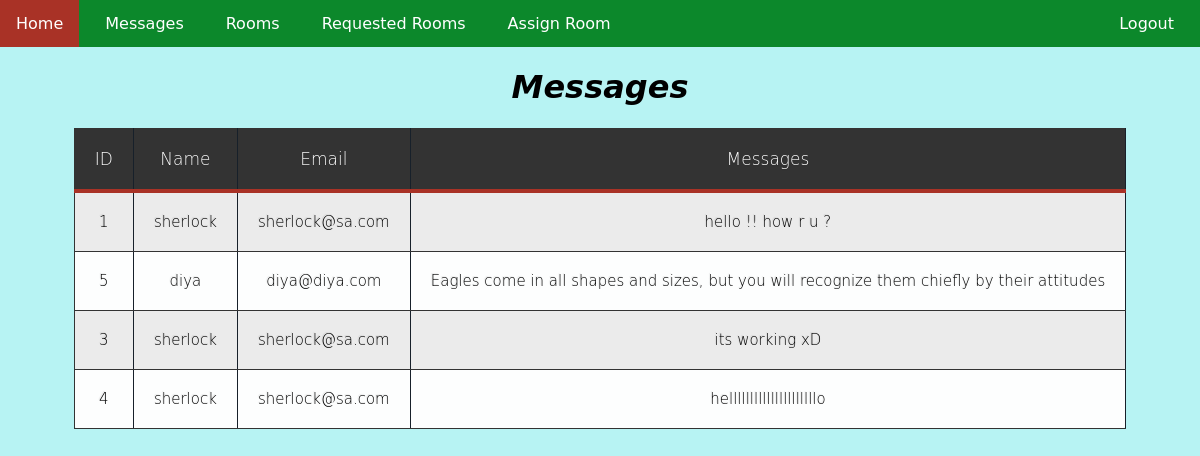
/msg.php, run on the app's committed database.
### tables this page shows
CREATE TABLE `message` (
  `coid` int(6) NOT NULL,
  `name` varchar(225) NOT NULL,
  `email` varchar(225) NOT NULL,
  `message` varchar(225) NOT NULL
);

### msg.php (the view, shortened to what this page needs)
<!DOCTYPE html>
<html lang="en">
<head>
   <link rel="stylesheet" href="style.css">
   <link rel="stylesheet" href="//netdna.bootstrapcdn.com/font-awesome/4.2.0/css/font-awesome.min.css">
</head>
<body>
   <header>
      <div class="navbar">
         <nav>
            <ul>
               <li id="title"><a href="Login.php">Logout</a></li>
               <li><a href="index.php"> Home </a></li>
               <li><a href="msg.php"> Messages </a></li>
               <li><a href="mroomview.php"> Rooms </a></li>
               <li><a href="managerview.php">Requested Rooms</a></li>
               <li><a href="assignroom.php"> Assign Room </a></li>
            </ul>
         </nav>
      </div>
   </header>
<?php
   include_once "connect.php";
   if(!mysqli_connect_errno())
   {
     $reviews = mysqli_query($con, "SELECT * FROM message");
   }
  ?>
    <center><h1>Messages</h1></center>
    <table>
      <thead>
        <th>ID</th>
        <th>Name</th>
        <th>Email</th>
        <th>Messages</th>
      </thead>
      <tbody>
         <?php
          foreach($reviews as $review)
          { ?>
            <tr>
              <td> <?php echo $review['coid'];?></td>
              <td> <?php echo $review['name'];?></td>
              <td> <?php echo $review['email'];?></td>
              <td> <?php echo $review['message'];?></td>
            </tr>
            <?php
          };
         ?>

### style.css (style rules this page uses)
body { background-color: #b7f3f3; margin: 0 auto; text-align: center; font-family: "Lucida Grande", "Lucida Sans Unicode", "Lucida Sans", "DejaVu Sans", Verdana, sans-serif; }
#title { float: right; }
nav { background-color: rgb(12, 136, 43); max-width: 100%; }
nav ul { list-style-type: none; margin: 0 auto; padding: 0; overflow: hidden; }
nav ul li { float: left; }
nav ul li a { display: block; font-family:"Lucida Grande", "Lucida Sans Unicode", "Lucida Sans", "DejaVu Sans", Verdana, sans-serif; color: white; text-align: center; padding: 14px 16px; text-decoration: none; margin-right: 10px; }
h1 { font-family:"Lucida Grande", "Lucida Sans Unicode", "Lucida Sans", "DejaVu Sans", Verdana, sans-serif; font-style: oblique; }
table , th ,td { border: 1px solid #333; border-collapse: collapse; margin: 0 auto; margin-bottom: 100px; }
th,td { padding: 5px; }
th { background-color: #333; color: white; border-bottom:4px solid #A93226; border-right: 1.2px solid #17202A; font-size:17px; font-weight: 200; padding:20px; text-align:center; text-shadow: 0 1px 1px rgba(0, 0, 0, 0.1); vertical-align:middle; }
tr:first-child { border-top:none; }
tr:last-child { border-bottom:none; }
tr:nth-child(odd) td { background:#EBEBEB; }
tr:last-child td:first-child { border-bottom-left-radius:3px; }
tr:last-child td:last-child { border-bottom-right-radius:3px; }
td { background:#FDFEFE; padding:20px; text-align:center; vertical-align:middle; font-weight:100; font-size:15px; text-shadow: -1px -1px 1px rgba(0, 0, 0, 0.1); border-right: 1.5px solid #17202A; }

### data on the page
message: coid "1", name "sherlock", email "sherlock@sa.com", message "hello !! how r u ?"
message: coid "5", name "diya", email "diya@diya.com", message "Eagles come in all shapes and sizes, but you will recognize them chiefly by their attitudes"
message: coid "3", name "sherlock", email "sherlock@sa.com", message "its working xD"
message: coid "4", name "sherlock", email "sherlock@sa.com", message "helllllllllllllllllllllo"
